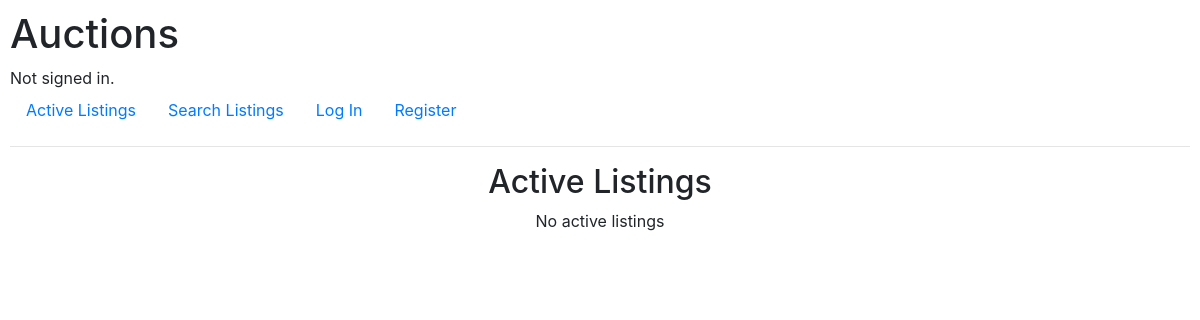
The app's page /, older data.
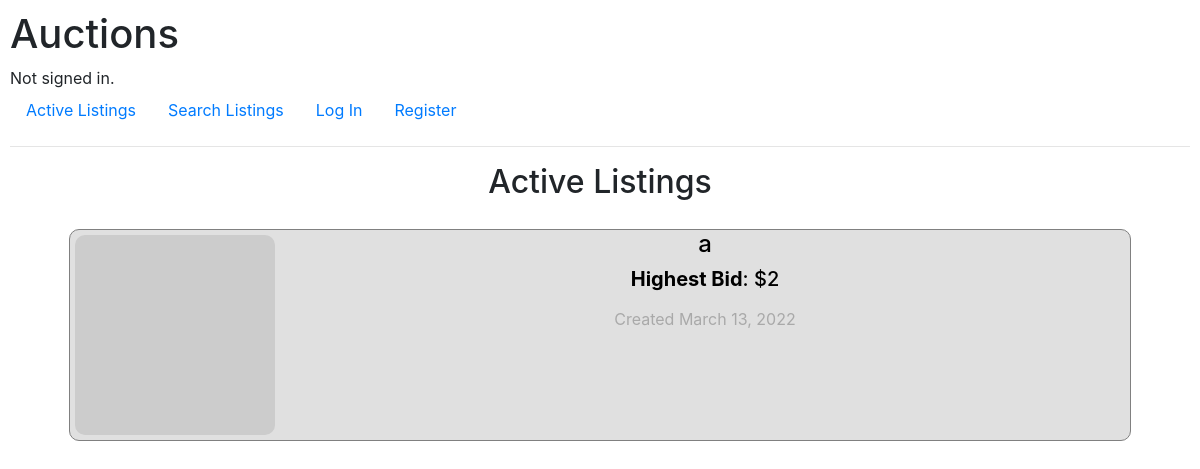
The same page, newer data.
### auctions/models.py (models this page shows, shortened)
class Listing(Model):
    title = CharField(max_length=50)
    description = CharField(
        max_length=200, default="")
    category = ForeignKey(
        Category, on_delete=CASCADE)
    image_url = URLField(
        default="https://via.placeholder.com/250x250.png?text=No+Image", editable=True)
    user = ForeignKey(User, on_delete=CASCADE)
    starting_bid = FloatField(validators=[MinValueValidator(0.01)])
    current_bid = PositiveIntegerField()
    starting_time = DateTimeField()
    ending_time = DateTimeField()
    active = BooleanField(default=True)

### auctions/views.py (the view)
# urls.py: path("", views.index, name="index"),
def index(request):
    return render(request, "auctions/index.html", {"active_listings": Listing.objects.filter(active=True)})

### auctions/templates/auctions/index.html (shortened to what this page needs)
{% extends "auctions/layout.html" %}
{% block body %}
    <h2>Active Listings</h2>
    {% for listing in active_listings %}
        <a href="{% url 'listing' listing.id %}" class="listing-item">
          <img src="{{ listing.image_url }}" alt="Listing Image"/>
          <h4>{{ listing.title }}</h4>
          <h5><strong>Highest Bid</strong>: ${{ listing.current_bid }}</h5>
          <span>Created {{ listing.starting_time|date:"F j, Y" }}</span>
        </a>
    {% empty %}
        <p>No active listings</p>
    {% endfor %}
{% endblock %}

### auctions/templates/auctions/layout.html (shortened to what this page needs)
{% load static %}
<!DOCTYPE html>
<html lang="en">
    <head>
        <link rel="stylesheet" href="https://stackpath.bootstrapcdn.com/bootstrap/4.4.1/css/bootstrap.min.css">
        <link href="{% static 'auctions/styles.css' %}" rel="stylesheet">
    </head>
    <body>
        <h1>Auctions</h1>
        <div>
            {% if user.is_authenticated %}
                Signed in as <strong>{{ user.username }}</strong>.
            {% else %}
                Not signed in.
            {% endif %}
        </div>
        <ul class="nav">
            <li class="nav-item">
                <a class="nav-link" href="{% url 'index' %}">Active Listings</a>
            </li>
            <li class="nav-item">
                <a class="nav-link" href="{% url 'search' %}">Search Listings</a>
            </li>
            {% if user.is_authenticated %}
                <li class="nav-item">
                    <a class="nav-link" href="{% url 'new_listing' %}">New Listing</a>
                </li>
                <li class="nav-item">
                    <a class="nav-link" href="{% url 'logout' %}">Log Out</a>
                </li>
            {% else %}
                <li class="nav-item">
                    <a class="nav-link" href="{% url 'login' %}">Log In</a>
                </li>
                <li class="nav-item">
                    <a class="nav-link" href="{% url 'register' %}">Register</a>
                </li>
            {% endif %}
        </ul>
        <hr>
        <main>
            {% block body %}
            {% endblock %}
        </main>
    </body>
</html>

### auctions/static/auctions/styles.css (style rules this page uses)
body { padding: 10px; }
main { display: flex; flex-direction: column; align-items: center; justify-content: center; }
.listing-item { border: 1px solid grey; border-radius: 10px; width: 90%; float: left; color: black; text-align: center; margin: 20px; background-color: rgb(224, 224, 224); }
.listing-item > img { width: 200px; float: left; margin: 5px; border-radius: 10px; }
.listing-item > span { color: darkgrey; }

Row changes from the older to the newer data that the page shows:
added Listing: title "a", current_bid "2", starting_time "March 13, 2022"
Text that changed along with them:
text no longer shown: "No active listings"
